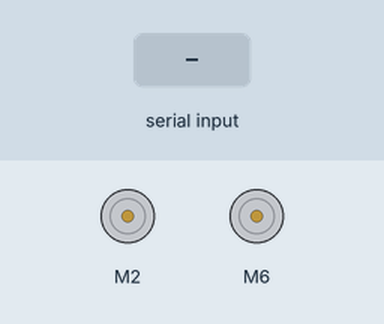
Simulated run of this sketch. Board: Arduino Uno, built with avr-gcc and run on an emulated ATmega328P. Parts: 2 × DC motor (green arrow = forward, orange = backward, longer = faster). The inputs (shaded band) are chosen by the test bench.

Above: at 1.2 s.
1.3 s: "1\n" received over the second serial link
At 2.1 s:
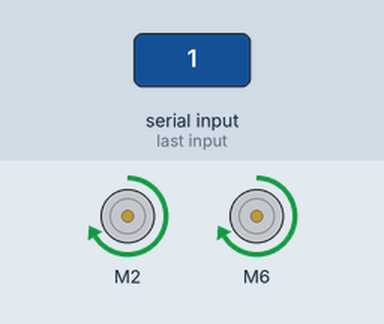
2.8 s: "2\n" received over the second serial link
At 3.2 s:
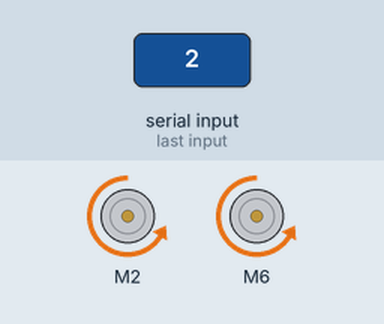
4.3 s: "3\n" received over the second serial link
At 5.4 s:
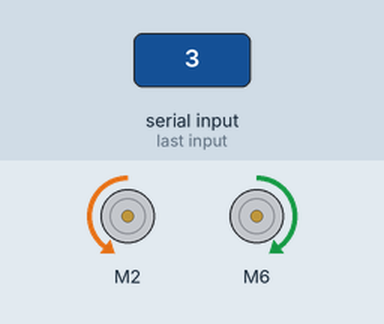
5.8 s: "4\n" received over the second serial link
At 6.6 s:
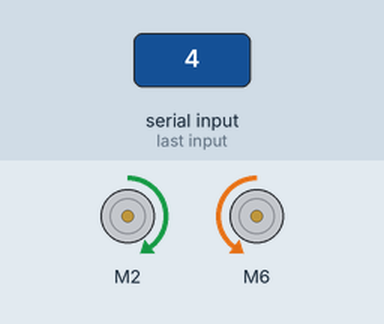
7.3 s: "0\n" received over the second serial link
At 7.7 s:
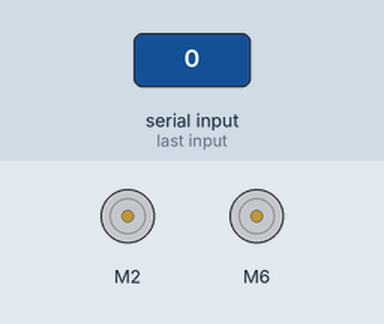
Timing chart, 0 to 9.8 s (numbered marks = the images above; inputs shaded):
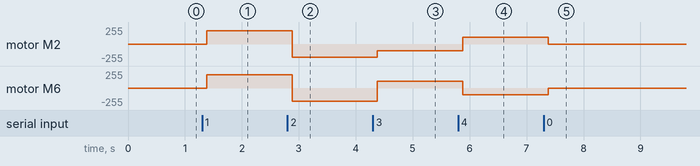

The sketch:

bluetooth_state_machine.ino
```cpp
/******************************************************************************
File Name: bluetooth_state_machine.ino
Author: William Wang

Description: This is the bluetooth state machine code for the DASH robot utilizing 5
different states (STOP, FORWARD, BACKWARD, LEFT, and RIGHT). A bluetooth module and
app are required for this code to work.

Dependencies:
TB6612 SparkFun Library
SoftwareSerial
******************************************************************************/

// Include the different libraries in the code
#include <SoftwareSerial.h>
#include <SparkFun_TB6612.h>

// Create a bluetooth object and variables to store data read from bluetooth
SoftwareSerial HM10(14, 15); // RX = 14, TX = 15
char bt_msg;               // stores message from bluetooth module
String cmd = "";           // command to send to motor driver

// Pins for all inputs, keep in mind the PWM defines must be on PWM pins
#define AIN1 2
#define BIN1 6
#define AIN2 4
#define BIN2 7
#define PWMA 3
#define PWMB 5
#define STBY 9

// Define the default speed of the motors by using the PWM to get to 3.7 V
// TODO: Tune the motor speed to mimic our original testing case
#define DEFAULT_SPD 200

// these constants are used to allow you to make your motor configuration
// line up with function names like forward (i.e. if the motor is wired backwards
// then you can change the offset to flip the logic via software). Value can be 1 or -1
const int offsetA = 1;
const int offsetB = 1;

// Initializing motors.  The library will allow you to initialize as many
// motors as you have memory for.  If you are using functions like forward
// that take 2 motors as arguements you can either write new functions or
// call the function more than once.
Motor motorLeft = Motor(AIN1, AIN2, PWMA, offsetA, STBY);
Motor motorRight = Motor(BIN1, BIN2, PWMB, offsetB, STBY);

// Initialize an enumeration to describe the different states for the motors
typedef enum{
   FORWARD,
   BACKWARD,
   LEFT,
   RIGHT,
   STOP
} motorState;

// Initialize the state of the motor (STOP)
motorState currentState = STOP;

void setup()
{
   HM10.begin(9600); // set HM10 serial at 9600 baud rate
   HM10.println("Bluetooth connection established.");
}

void loop()
{
   get_msg();
   motor_state_machine();
}

// This function gets a message from the bluetooth module when available
void get_msg(){
    HM10.listen();  // listen the HM10 port
    if (HM10.available() > 0) {   // if HM10 sends something then read
        bt_msg = HM10.read();

        // check to make sure we are not reading a new line character
        if (bt_msg != '\n'){
            cmd = String(bt_msg);  // save the data in string format
            // print confirmation message and set current state
            HM10.print("The following command has been received: "); HM10.println(cmd);
            HM10.print("The current state is: ");
            set_current_state();
            HM10.println("");
        }

    }
}

// This function gets the current state information from the bluetooth module
void set_current_state(){
   // Obtains a message from the serial line and updates the state case / prints confirmation message to application
   if (cmd == "0"){
      currentState = STOP;
      HM10.println("STOP");
   }
   else if (cmd == "1"){
      currentState = FORWARD;
      HM10.println("FORWARD");
   }
   else if (cmd == "2"){
      currentState = BACKWARD;
      HM10.println("BACKWARD");
   }
   else if (cmd == "3"){
      currentState = LEFT;
      HM10.println("LEFT");
   }
   else if (cmd == "4"){
      currentState = RIGHT;
      HM10.println("RIGHT");
   }
   else {
      HM10.println("INVALID INPUT");
   }
}

void motor_state_machine(){
   // TODO: Implement varying speeds into the state machines based on the joystick
   // Develop a simple state machine for the robot that controls the motors
   // with the following states: FORWARD, BACKWARD, LEFT, RIGHT, STOP
   switch(currentState)
   {
      case STOP:
         // both motors off and the robot is not moving
         brake(motorLeft, motorRight);
         break;

      case FORWARD:
         // moves the robot forward
         forward(motorLeft, motorRight, DEFAULT_SPD);
         break;

      case BACKWARD:
         // moves the robot backward
         back(motorLeft, motorRight, DEFAULT_SPD);
         break;

      case LEFT:
         // turns the robot left
         // TODO: figure out why power is decreased for this condition
         left(motorLeft, motorRight, DEFAULT_SPD);
         break;

      case RIGHT:
         // turns the robot right
         // TODO: figure out why power is decreased for ths condition
         right(motorLeft, motorRight, DEFAULT_SPD);
         break;
   }
}
```

Measured:
- after the input at 1.3 s, motor M2, motor M6: stopped → forward 200/255 after 0.08 s
- after the input at 2.8 s, motor M2, motor M6: forward 200/255 → backward 200/255 after 0.08 s
- after the input at 4.3 s, motor M2: backward 200/255 → backward 100/255 after 0.08 s; motor M6: backward 200/255 → forward 100/255 after 0.08 s
- after the input at 5.8 s, motor M2: backward 100/255 → forward 100/255 after 0.08 s; motor M6: forward 100/255 → backward 100/255 after 0.08 s
- after the input at 7.3 s, motor M2: forward 100/255 → stopped after 0.08 s; motor M6: backward 100/255 → stopped after 0.08 s
